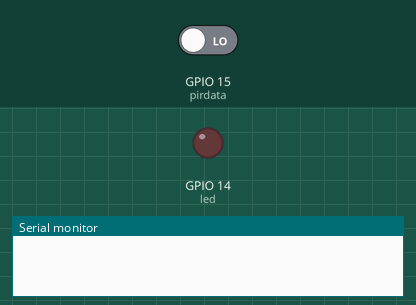
Simulated run of this sketch. Board: ESP32. On the bench: output pins drawn as LEDs (lit = HIGH), the last lines printed to the serial monitor. The test bench sets the inputs (shaded band); at power-on: GPIO 15 (pirdata) LOW.

Above: at 1.2 s.
1.3 s: GPIO 15 (pirdata) driven HIGH
At 2.5 s:
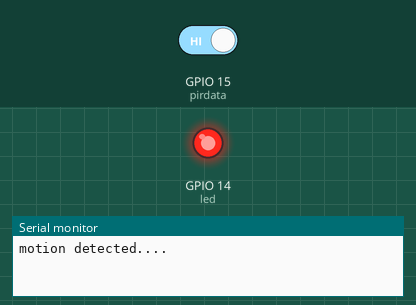
2.8 s: GPIO 15 (pirdata) driven LOW
At 3.8 s:
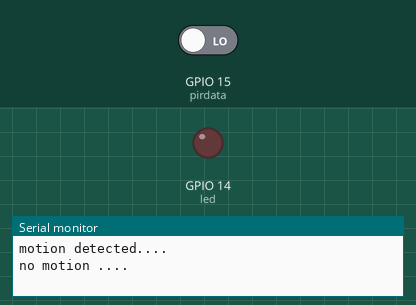
Timing chart, 0 to 5.8 s (numbered marks = the images above; inputs shaded):
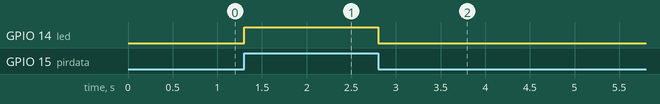

The sketch:

pir_motion_detector.ino
```cpp
int pirdata=15;
int led=14;
int pirstate=LOW;
int value=0;
void setup() {
  // put your setup code here, to run once:
  Serial.begin(115200);
  pinMode(led,OUTPUT);
  pinMode(pirdata,INPUT);
}

void loop() {
  value=digitalRead(pirdata);
  // put your main code here, to run repeatedly:
  // this speeds up the simulation
  if (value==HIGH){
    digitalWrite(led, HIGH);
    if (pirstate==LOW){
      Serial.println("motion detected....");
      pirstate=HIGH;
    }
  }
  else{
      digitalWrite(led, LOW);
      if (pirstate==HIGH){
        Serial.println("no motion ....");
        pirstate=LOW;
      }
  }

}
```

Measured:
- after the input at 1.3 s, GPIO 14 (led): LOW → HIGH at once
- after the input at 2.8 s, GPIO 14 (led): HIGH → LOW at once
